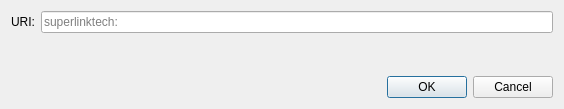
<?xml version="1.0" encoding="UTF-8"?>
<ui version="4.0">
 <class>OpenURIDialog</class>
 <widget class="QDialog" name="OpenURIDialog">
  <property name="geometry">
   <rect>
    <x>0</x>
    <y>0</y>
    <width>564</width>
    <height>109</height>
   </rect>
  </property>
  <property name="windowTitle">
   <string>Open SuperLinkTech URI</string>
  </property>
  <layout class="QVBoxLayout" name="verticalLayout">
   <item>
    <layout class="QHBoxLayout" name="horizontalLayout">
     <item>
      <widget class="QLabel" name="label">
       <property name="text">
        <string>URI:</string>
       </property>
      </widget>
     </item>
     <item>
      <widget class="QValidatedLineEdit" name="uriEdit">
       <property name="placeholderText">
        <string notr="true">superlinktech:</string>
       </property>
      </widget>
     </item>
    </layout>
   </item>
   <item>
    <spacer name="verticalSpacer">
     <property name="orientation">
      <enum>Qt::Vertical</enum>
     </property>
     <property name="sizeHint" stdset="0">
      <size>
       <width>20</width>
       <height>40</height>
      </size>
     </property>
    </spacer>
   </item>
   <item>
    <widget class="QDialogButtonBox" name="buttonBox">
     <property name="orientation">
      <enum>Qt::Horizontal</enum>
     </property>
     <property name="standardButtons">
      <set>QDialogButtonBox::Cancel|QDialogButtonBox::Ok</set>
     </property>
    </widget>
   </item>
  </layout>
 </widget>
 <customwidgets>
  <customwidget>
   <class>QValidatedLineEdit</class>
   <extends>QLineEdit</extends>
   <header>qt/qvalidatedlineedit.h</header>
  </customwidget>
 </customwidgets>
 <resources/>
 <connections>
  <connection>
   <sender>buttonBox</sender>
   <signal>accepted()</signal>
   <receiver>OpenURIDialog</receiver>
   <slot>accept()</slot>
   <hints>
    <hint type="sourcelabel">
     <x>248</x>
     <y>254</y>
    </hint>
    <hint type="destinationlabel">
     <x>157</x>
     <y>274</y>
    </hint>
   </hints>
  </connection>
  <connection>
   <sender>buttonBox</sender>
   <signal>rejected()</signal>
   <receiver>OpenURIDialog</receiver>
   <slot>reject()</slot>
   <hints>
    <hint type="sourcelabel">
     <x>316</x>
     <y>260</y>
    </hint>
    <hint type="destinationlabel">
     <x>286</x>
     <y>274</y>
    </hint>
   </hints>
  </connection>
 </connections>
</ui>
